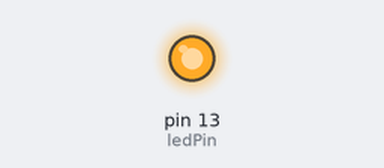
A sketch run on a simulated Arduino Uno, built with avr-gcc and run on an emulated ATmega328P. Parts: output pins drawn as LEDs (lit = HIGH).

Above: at 0.7 s.
At 6.5 s:
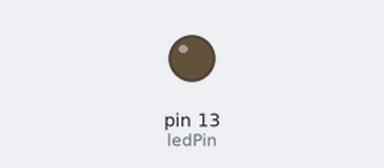
Timing chart, 0 to 9.0 s (numbered marks = the images above):
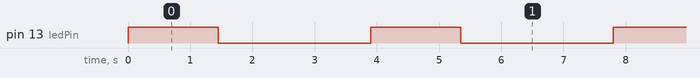

Measured:
- by itself, pin 13 (ledPin): alternates HIGH for 1.5 s and LOW for 2.5 s

The sketch:

set_switch_id.ino
```cpp
/*
  Example for different sending methods

  http://code.google.com/p/rc-switch/

  Need help? http://forum.ardumote.com
*/

#include <RCSwitch.h>

RCSwitch mySwitch = RCSwitch();

int outlet_1 = 1398067;
int outlet_2 = 1398211;
int outlet_3 = 1398531;
int outlet_4 = 1408067;
int outlet_5 = 1406211;
int outlet_6 = 5527299;
int outlet_7 = 5526979;
const int ledPin =  13;
void setup() {
   pinMode(ledPin, OUTPUT);
  Serial.begin(9600);

  // Transmitter is connected to Arduino Pin #10
  mySwitch.enableTransmit(10);

  // Optional set pulse length.
   mySwitch.setPulseLength(160);

  // Optional set protocol (default is 1, will work for most outlets)
  // mySwitch.setProtocol(2);

  // Optional set number of transmission repetitions.
   mySwitch.setRepeatTransmit(15);

}

void loop() {


  /* Same switch as above, but using decimal code */
  digitalWrite(ledPin, HIGH);
  mySwitch.send(outlet_7, 24);
  delay(1000);
  digitalWrite(ledPin, LOW);
  mySwitch.send((outlet_7 + 9), 24);


  delay(2000);
}
```
